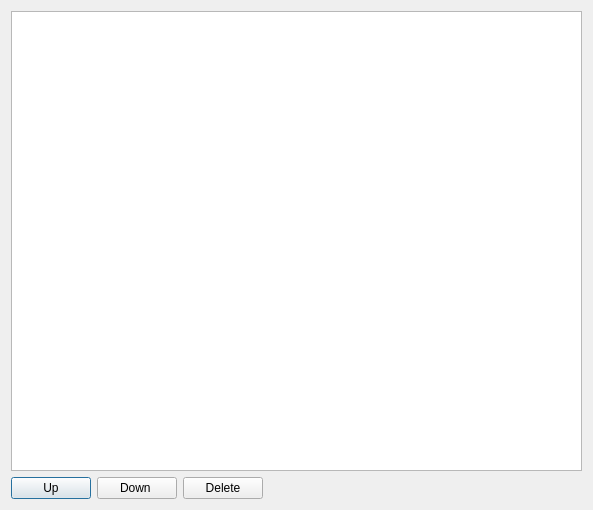
<?xml version="1.0" encoding="UTF-8"?>
<ui version="4.0">
 <class>Block</class>
 <widget class="QDialog" name="Block">
  <property name="geometry">
   <rect>
    <x>0</x>
    <y>0</y>
    <width>593</width>
    <height>510</height>
   </rect>
  </property>
  <property name="windowTitle">
   <string>Dialog</string>
  </property>
  <layout class="QGridLayout" name="gridLayout">
   <item row="0" column="0" colspan="4">
    <widget class="QTextEdit" name="textEdit"/>
   </item>
   <item row="1" column="0">
    <widget class="QPushButton" name="UpGraphButton">
     <property name="text">
      <string>Up</string>
     </property>
    </widget>
   </item>
   <item row="1" column="1">
    <widget class="QPushButton" name="DownGraphButton">
     <property name="text">
      <string>Down </string>
     </property>
    </widget>
   </item>
   <item row="1" column="2">
    <widget class="QPushButton" name="DelButton">
     <property name="text">
      <string>Delete</string>
     </property>
    </widget>
   </item>
   <item row="1" column="3">
    <spacer name="horizontalSpacer">
     <property name="orientation">
      <enum>Qt::Horizontal</enum>
     </property>
     <property name="sizeHint" stdset="0">
      <size>
       <width>314</width>
       <height>20</height>
      </size>
     </property>
    </spacer>
   </item>
  </layout>
 </widget>
 <resources/>
 <connections/>
</ui>
